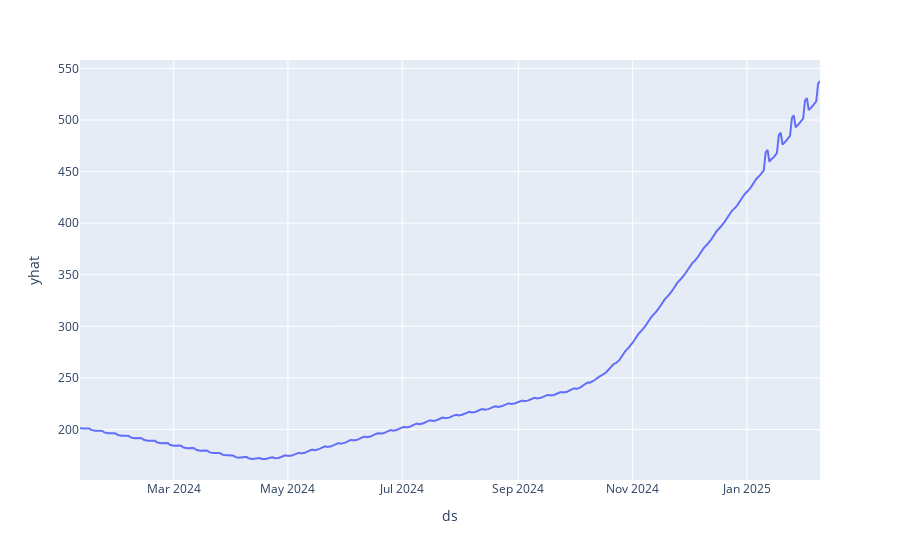

Notebook code cell kept with this figure:
### Code cell
px.line(forecast,x='ds',y='yhat')

### Figure 1 — Plotly figure (JSON) as saved in the notebook; plotly's stock layout.template omitted (floating-point values rounded to 4 significant figures; data arrays with more than 128 entries replaced by an {"elided": "..."} marker saying what was removed)
{"data": [{"hovertemplate": "ds=%{x}<br>yhat=%{y}<extra></extra>", "legendgroup": "", "line": {"color": "#636efa", "dash": "solid"}, "marker": {"symbol": "circle"}, "mode": "lines", "name": "", "orientation": "v", "showlegend": false, "type": "scatter", "x": {"elided": "281 str values"}, "xaxis": "x", "y": {"elided": "281 float values"}, "yaxis": "y"}], "layout": {"legend": {"tracegroupgap": 0}, "margin": {"t": 60}, "xaxis": {"anchor": "y", "domain": [0, 1], "title": {"text": "ds"}}, "yaxis": {"anchor": "x", "domain": [0, 1], "title": {"text": "yhat"}}}}
